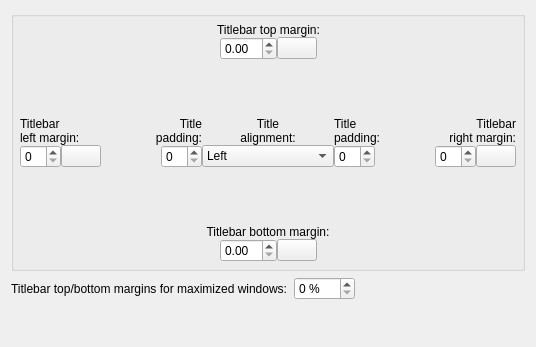
     <widget class="QWidget" name="tab_titlebar_spacing">
      <attribute name="title">
       <string>Titlebar S&amp;pacing</string>
      </attribute>
      <layout class="QGridLayout" name="gridLayout_6">
       <item row="2" column="0">
        <layout class="QFormLayout" name="formLayout_4">
         <item row="0" column="0">
          <widget class="QLabel" name="label_15">
           <property name="text">
            <string>Titlebar top/bottom margins for maximized windows:</string>
           </property>
           <property name="buddy">
            <cstring>percentMaximizedTopBottomMargins</cstring>
           </property>
          </widget>
         </item>
         <item row="0" column="1">
          <widget class="QSpinBox" name="percentMaximizedTopBottomMargins">
           <property name="suffix">
            <string> %</string>
           </property>
           <property name="maximum">
            <number>100</number>
           </property>
          </widget>
         </item>
         <item row="1" column="1">
          <spacer name="verticalSpacer_8">
           <property name="orientation">
            <enum>Qt::Vertical</enum>
           </property>
           <property name="sizeType">
            <enum>QSizePolicy::MinimumExpanding</enum>
           </property>
           <property name="sizeHint" stdset="0">
            <size>
             <width>20</width>
             <height>30</height>
            </size>
           </property>
          </spacer>
         </item>
        </layout>
       </item>
       <item row="0" column="0" colspan="3">
        <widget class="QGroupBox" name="window_groupbox">
         <property name="title">
          <string/>
         </property>
         <property name="flat">
          <bool>false</bool>
         </property>
         <layout class="QVBoxLayout" name="verticalLayout_6">
          <property name="spacing">
           <number>0</number>
          </property>
          <property name="leftMargin">
           <number>0</number>
          </property>
          <property name="topMargin">
           <number>0</number>
          </property>
          <property name="rightMargin">
           <number>0</number>
          </property>
          <property name="bottomMargin">
           <number>0</number>
          </property>
          <item>
           <layout class="QVBoxLayout" name="verticalLayout_7">
            <item>
             <layout class="QGridLayout" name="gridLayout_8">
              <property name="leftMargin">
               <number>6</number>
              </property>
              <property name="topMargin">
               <number>6</number>
              </property>
              <property name="rightMargin">
               <number>6</number>
              </property>
              <property name="bottomMargin">
               <number>6</number>
              </property>
              <item row="1" column="5" colspan="2">
               <spacer name="horizontalSpacer_46">
                <property name="orientation">
                 <enum>Qt::Horizontal</enum>
                </property>
                <property name="sizeHint" stdset="0">
                 <size>
                  <width>40</width>
                  <height>20</height>
                 </size>
                </property>
               </spacer>
              </item>
              <item row="1" column="1" colspan="2">
               <spacer name="horizontalSpacer_43">
                <property name="orientation">
                 <enum>Qt::Horizontal</enum>
                </property>
                <property name="sizeHint" stdset="0">
                 <size>
                  <width>40</width>
                  <height>20</height>
                 </size>
                </property>
               </spacer>
              </item>
              <item row="1" column="0">
               <spacer name="horizontalSpacer_3">
                <property name="orientation">
                 <enum>Qt::Horizontal</enum>
                </property>
                <property name="sizeHint" stdset="0">
                 <size>
                  <width>40</width>
                  <height>20</height>
                 </size>
                </property>
               </spacer>
              </item>
              <item row="1" column="4">
               <widget class="QPushButton" name="lockTitleBarTopBottomMargins">
                <property name="sizePolicy">
                 <sizepolicy hsizetype="Fixed" vsizetype="Fixed">
                  <horstretch>0</horstretch>
                  <verstretch>0</verstretch>
                 </sizepolicy>
                </property>
                <property name="toolTip">
                 <string>Lock to make Titlebar top margin and Titlebar bottom margin have the same value</string>
                </property>
                <property name="text">
                 <string/>
                </property>
                <property name="icon">
                 <iconset>
                  <normaloff>:/klassy_config_icons/object-unlocked-symbolic.svg</normaloff>
                  <normalon>:/klassy_config_icons/object-locked-symbolic.svg</normalon>:/klassy_config_icons/object-unlocked-symbolic.svg</iconset>
                </property>
                <property name="checkable">
                 <bool>true</bool>
                </property>
               </widget>
              </item>
              <item row="1" column="3">
               <widget class="QDoubleSpinBox" name="titlebarTopMargin">
                <property name="enabled">
                 <bool>true</bool>
                </property>
                <property name="maximum">
                 <double>25.000000000000000</double>
                </property>
                <property name="singleStep">
                 <double>0.050000000000000</double>
                </property>
               </widget>
              </item>
              <item row="0" column="1" colspan="6">
               <widget class="QLabel" name="label_13">
                <property name="text">
                 <string>Titlebar top margin:</string>
                </property>
                <property name="alignment">
                 <set>Qt::AlignCenter</set>
                </property>
                <property name="buddy">
                 <cstring>titlebarTopMargin</cstring>
                </property>
               </widget>
              </item>
              <item row="1" column="7">
               <spacer name="horizontalSpacer_7">
                <property name="orientation">
                 <enum>Qt::Horizontal</enum>
                </property>
                <property name="sizeHint" stdset="0">
                 <size>
                  <width>40</width>
                  <height>20</height>
                 </size>
                </property>
               </spacer>
              </item>
             </layout>
            </item>
            <item>
             <spacer name="verticalSpacer_4">
              <property name="orientation">
               <enum>Qt::Vertical</enum>
              </property>
              <property name="sizeType">
               <enum>QSizePolicy::Expanding</enum>
              </property>
              <property name="sizeHint" stdset="0">
               <size>
                <width>20</width>
                <height>45</height>
               </size>
              </property>
             </spacer>
            </item>
            <item>
             <layout class="QGridLayout" name="gridLayout_3">
              <property name="leftMargin">
               <number>6</number>
              </property>
              <property name="topMargin">
               <number>6</number>
              </property>
              <property name="rightMargin">
               <number>6</number>
              </property>
              <property name="bottomMargin">
               <number>6</number>
              </property>
              <property name="verticalSpacing">
               <number>0</number>
              </property>
              <item row="2" column="9">
               <widget class="QSpinBox" name="titlebarRightMargin">
                <property name="enabled">
                 <bool>true</bool>
                </property>
                <property name="minimum">
                 <number>0</number>
                </property>
                <property name="maximum">
                 <number>30</number>
                </property>
               </widget>
              </item>
              <item row="2" column="1">
               <widget class="QPushButton" name="lockTitleBarLeftRightMargins">
                <property name="sizePolicy">
                 <sizepolicy hsizetype="Fixed" vsizetype="Fixed">
                  <horstretch>0</horstretch>
                  <verstretch>0</verstretch>
                 </sizepolicy>
                </property>
                <property name="toolTip">
                 <string>Lock to make Titlebar left margin and Titlebar right margin have the same value</string>
                </property>
                <property name="text">
                 <string/>
                </property>
                <property name="icon">
                 <iconset>
                  <normaloff>:/klassy_config_icons/object-unlocked-symbolic.svg</normaloff>
                  <normalon>:/klassy_config_icons/object-locked-symbolic.svg</normalon>:/klassy_config_icons/object-unlocked-symbolic.svg</iconset>
                </property>
                <property name="checkable">
                 <bool>true</bool>
                </property>
               </widget>
              </item>
              <item row="2" column="8">
               <spacer name="horizontalSpacer_13">
                <property name="orientation">
                 <enum>Qt::Horizontal</enum>
                </property>
                <property name="sizeType">
                 <enum>QSizePolicy::Expanding</enum>
                </property>
                <property name="sizeHint" stdset="0">
                 <size>
                  <width>20</width>
                  <height>20</height>
                 </size>
                </property>
               </spacer>
              </item>
              <item row="0" column="8" colspan="3">
               <widget class="QLabel" name="label_11">
                <property name="text">
                 <string>Titlebar
right margin:</string>
                </property>
                <property name="alignment">
                 <set>Qt::AlignRight|Qt::AlignTrailing|Qt::AlignVCenter</set>
                </property>
                <property name="buddy">
                 <cstring>titlebarRightMargin</cstring>
                </property>
               </widget>
              </item>
              <item row="2" column="7">
               <spacer name="horizontalSpacer_21">
                <property name="orientation">
                 <enum>Qt::Horizontal</enum>
                </property>
                <property name="sizeHint" stdset="0">
                 <size>
                  <width>40</width>
                  <height>20</height>
                 </size>
                </property>
               </spacer>
              </item>
              <item row="2" column="10">
               <widget class="QPushButton" name="lockTitleBarLeftRightMargins_2">
                <property name="toolTip">
                 <string>Lock to make Titlebar left margin and Titlebar right margin have the same value</string>
                </property>
                <property name="text">
                 <string/>
                </property>
                <property name="icon">
                 <iconset>
                  <normaloff>:/klassy_config_icons/object-unlocked-symbolic.svg</normaloff>
                  <normalon>:/klassy_config_icons/object-locked-symbolic.svg</normalon>:/klassy_config_icons/object-unlocked-symbolic.svg</iconset>
                </property>
                <property name="checkable">
                 <bool>true</bool>
                </property>
               </widget>
              </item>
              <item row="2" column="2">
               <spacer name="horizontalSpacer_4">
                <property name="orientation">
                 <enum>Qt::Horizontal</enum>
                </property>
                <property name="sizeHint" stdset="0">
                 <size>
                  <width>20</width>
                  <height>20</height>
                 </size>
                </property>
               </spacer>
              </item>
              <item row="0" column="0" colspan="3">
               <widget class="QLabel" name="label_10">
                <property name="text">
                 <string>Titlebar
left margin:</string>
                </property>
                <property name="alignment">
                 <set>Qt::AlignLeading|Qt::AlignLeft|Qt::AlignVCenter</set>
                </property>
                <property name="buddy">
                 <cstring>titlebarLeftMargin</cstring>
                </property>
               </widget>
              </item>
              <item row="2" column="0">
               <widget class="QSpinBox" name="titlebarLeftMargin">
                <property name="minimum">
                 <number>0</number>
                </property>
                <property name="maximum">
                 <number>30</number>
                </property>
               </widget>
              </item>
              <item row="2" column="3">
               <spacer name="horizontalSpacer_191">
                <property name="orientation">
                 <enum>Qt::Horizontal</enum>
                </property>
                <property name="sizeHint" stdset="0">
                 <size>
                  <width>40</width>
                  <height>20</height>
                 </size>
                </property>
               </spacer>
              </item>
              <item row="2" column="4">
               <widget class="QSpinBox" name="titleSidePadding">
                <property name="sizePolicy">
                 <sizepolicy hsizetype="Fixed" vsizetype="Fixed">
                  <horstretch>0</horstretch>
                  <verstretch>0</verstretch>
                 </sizepolicy>
                </property>
               </widget>
              </item>
              <item row="2" column="6">
               <widget class="QSpinBox" name="titleSidePadding_2">
                <property name="sizePolicy">
                 <sizepolicy hsizetype="Fixed" vsizetype="Fixed">
                  <horstretch>0</horstretch>
                  <verstretch>0</verstretch>
                 </sizepolicy>
                </property>
               </widget>
              </item>
              <item row="0" column="5">
               <widget class="QLabel" name="label_3">
                <property name="text">
                 <string>Title
alignment:</string>
                </property>
                <property name="alignment">
                 <set>Qt::AlignCenter</set>
                </property>
                <property name="buddy">
                 <cstring>titleSidePadding</cstring>
                </property>
               </widget>
              </item>
              <item row="2" column="5">
               <widget class="QComboBox" name="titleAlignment">
                <item>
                 <property name="text">
                  <string>Left</string>
                 </property>
                </item>
                <item>
                 <property name="text">
                  <string>Centre</string>
                 </property>
                </item>
                <item>
                 <property name="text">
                  <string>Centre (Full Width)</string>
                 </property>
                </item>
                <item>
                 <property name="text">
                  <string>Right</string>
                 </property>
                </item>
               </widget>
              </item>
              <item row="0" column="3" colspan="2">
               <widget class="QLabel" name="label_7">
                <property name="text">
                 <string>Title
padding:</string>
                </property>
                <property name="alignment">
                 <set>Qt::AlignRight|Qt::AlignTrailing|Qt::AlignVCenter</set>
                </property>
               </widget>
              </item>
              <item row="0" column="6" colspan="2">
               <widget class="QLabel" name="label_8">
                <property name="text">
                 <string>Title
padding:</string>
                </property>
               </widget>
              </item>
             </layout>
            </item>
            <item>
             <spacer name="verticalSpacer_5">
              <property name="orientation">
               <enum>Qt::Vertical</enum>
              </property>
              <property name="sizeType">
               <enum>QSizePolicy::Expanding</enum>
              </property>
              <property name="sizeHint" stdset="0">
               <size>
                <width>20</width>
                <height>45</height>
               </size>
              </property>
             </spacer>
            </item>
            <item>
             <layout class="QGridLayout" name="gridLayout_11">
              <property name="leftMargin">
               <number>6</number>
              </property>
              <property name="topMargin">
               <number>6</number>
              </property>
              <property name="rightMargin">
               <number>6</number>
              </property>
              <property name="bottomMargin">
               <number>6</number>
              </property>
              <item row="1" column="0">
               <spacer name="horizontalSpacer_11">
                <property name="orientation">
                 <enum>Qt::Horizontal</enum>
                </property>
                <property name="sizeHint" stdset="0">
                 <size>
                  <width>40</width>
                  <height>20</height>
                 </size>
                </property>
               </spacer>
              </item>
              <item row="1" column="1">
               <spacer name="horizontalSpacer_10">
                <property name="orientation">
                 <enum>Qt::Horizontal</enum>
                </property>
                <property name="sizeHint" stdset="0">
                 <size>
                  <width>40</width>
                  <height>20</height>
                 </size>
                </property>
               </spacer>
              </item>
              <item row="1" column="2">
               <widget class="QDoubleSpinBox" name="titlebarBottomMargin">
                <property name="enabled">
                 <bool>true</bool>
                </property>
                <property name="maximum">
                 <double>25.000000000000000</double>
                </property>
                <property name="singleStep">
                 <double>0.050000000000000</double>
                </property>
               </widget>
              </item>
              <item row="1" column="5">
               <spacer name="horizontalSpacer_50">
                <property name="orientation">
                 <enum>Qt::Horizontal</enum>
                </property>
                <property name="sizeHint" stdset="0">
                 <size>
                  <width>40</width>
                  <height>20</height>
                 </size>
                </property>
               </spacer>
              </item>
              <item row="1" column="4">
               <spacer name="horizontalSpacer_12">
                <property name="orientation">
                 <enum>Qt::Horizontal</enum>
                </property>
                <property name="sizeHint" stdset="0">
                 <size>
                  <width>40</width>
                  <height>20</height>
                 </size>
                </property>
               </spacer>
              </item>
              <item row="0" column="1" colspan="4">
               <widget class="QLabel" name="label_18">
                <property name="text">
                 <string>Titlebar bottom margin:</string>
                </property>
                <property name="alignment">
                 <set>Qt::AlignCenter</set>
                </property>
                <property name="buddy">
                 <cstring>titlebarBottomMargin</cstring>
                </property>
               </widget>
              </item>
              <item row="1" column="3">
               <widget class="QPushButton" name="lockTitleBarTopBottomMargins_2">
                <property name="toolTip">
                 <string>Lock to make Titlebar top margin and Titlebar bottom margin have the same value</string>
                </property>
                <property name="text">
                 <string/>
                </property>
                <property name="icon">
                 <iconset>
                  <normaloff>:/klassy_config_icons/object-unlocked-symbolic.svg</normaloff>
                  <normalon>:/klassy_config_icons/object-locked-symbolic.svg</normalon>:/klassy_config_icons/object-unlocked-symbolic.svg</iconset>
                </property>
                <property name="checkable">
                 <bool>true</bool>
                </property>
               </widget>
              </item>
             </layout>
            </item>
           </layout>
          </item>
         </layout>
        </widget>
       </item>
      </layout>
     </widget>
